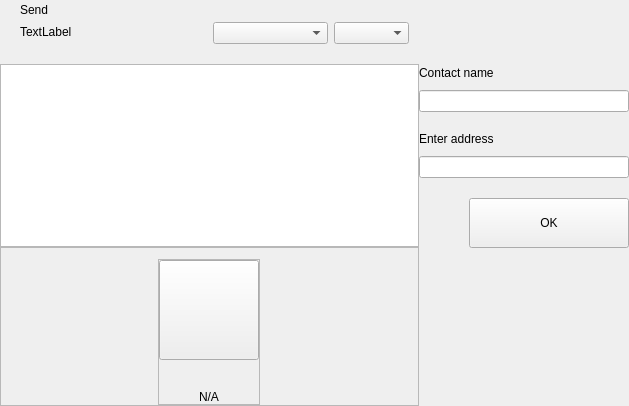
<?xml version="1.0" encoding="UTF-8"?>
<ui version="4.0">
 <class>AddressesWidget</class>
 <widget class="QWidget" name="AddressesWidget">
  <property name="geometry">
   <rect>
    <x>0</x>
    <y>0</y>
    <width>629</width>
    <height>406</height>
   </rect>
  </property>
  <property name="windowTitle">
   <string>Form</string>
  </property>
  <layout class="QHBoxLayout" name="horizontalLayout_2" stretch="2,1">
   <property name="spacing">
    <number>0</number>
   </property>
   <property name="leftMargin">
    <number>0</number>
   </property>
   <property name="topMargin">
    <number>0</number>
   </property>
   <property name="rightMargin">
    <number>0</number>
   </property>
   <property name="bottomMargin">
    <number>0</number>
   </property>
   <item>
    <widget class="QWidget" name="left" native="true">
     <layout class="QVBoxLayout" name="verticalLayout_3">
      <property name="leftMargin">
       <number>0</number>
      </property>
      <property name="topMargin">
       <number>0</number>
      </property>
      <property name="rightMargin">
       <number>0</number>
      </property>
      <property name="bottomMargin">
       <number>0</number>
      </property>
      <item>
       <layout class="QVBoxLayout" name="verticalLayout_21">
        <property name="spacing">
         <number>0</number>
        </property>
        <item>
         <layout class="QHBoxLayout" name="horizontalLayout_3">
          <property name="spacing">
           <number>0</number>
          </property>
          <property name="leftMargin">
           <number>20</number>
          </property>
          <property name="rightMargin">
           <number>10</number>
          </property>
          <item>
           <layout class="QVBoxLayout" name="verticalLayout_8">
            <property name="spacing">
             <number>5</number>
            </property>
            <item>
             <widget class="QLabel" name="labelTitle">
              <property name="text">
               <string>Send</string>
              </property>
             </widget>
            </item>
            <item alignment="Qt::AlignTop">
             <widget class="QLabel" name="labelSubtitle1">
              <property name="text">
               <string>TextLabel</string>
              </property>
             </widget>
            </item>
           </layout>
          </item>
          <item>
           <spacer name="horizontalSpacer11">
            <property name="orientation">
             <enum>Qt::Horizontal</enum>
            </property>
            <property name="sizeHint" stdset="0">
             <size>
              <width>60</width>
              <height>20</height>
             </size>
            </property>
           </spacer>
          </item>
          <item>
           <widget class="QWidget" name="sortWidget" native="true">
            <layout class="QHBoxLayout" name="horizontalLayout_6">
             <property name="leftMargin">
              <number>0</number>
             </property>
             <property name="topMargin">
              <number>22</number>
             </property>
             <property name="rightMargin">
              <number>0</number>
             </property>
             <property name="bottomMargin">
              <number>0</number>
             </property>
             <item>
              <widget class="QComboBox" name="comboBoxSort">
               <property name="sizePolicy">
                <sizepolicy hsizetype="Preferred" vsizetype="Fixed">
                 <horstretch>0</horstretch>
                 <verstretch>0</verstretch>
                </sizepolicy>
               </property>
               <property name="minimumSize">
                <size>
                 <width>115</width>
                 <height>0</height>
                </size>
               </property>
              </widget>
             </item>
             <item>
              <widget class="QComboBox" name="comboBoxSortOrder">
               <property name="sizePolicy">
                <sizepolicy hsizetype="Preferred" vsizetype="Fixed">
                 <horstretch>0</horstretch>
                 <verstretch>0</verstretch>
                </sizepolicy>
               </property>
               <property name="minimumSize">
                <size>
                 <width>75</width>
                 <height>0</height>
                </size>
               </property>
              </widget>
             </item>
            </layout>
           </widget>
          </item>
         </layout>
        </item>
        <item>
         <layout class="QVBoxLayout" name="verticalLayout_6"/>
        </item>
        <item>
         <spacer name="verticalSpacer_4">
          <property name="orientation">
           <enum>Qt::Vertical</enum>
          </property>
          <property name="sizeType">
           <enum>QSizePolicy::Fixed</enum>
          </property>
          <property name="sizeHint" stdset="0">
           <size>
            <width>20</width>
            <height>20</height>
           </size>
          </property>
         </spacer>
        </item>
        <item>
         <widget class="QListView" name="listAddresses">
          <property name="mouseTracking">
           <bool>true</bool>
          </property>
         </widget>
        </item>
        <item>
         <widget class="QFrame" name="emptyContainer">
          <property name="minimumSize">
           <size>
            <width>0</width>
            <height>100</height>
           </size>
          </property>
          <property name="frameShape">
           <enum>QFrame::StyledPanel</enum>
          </property>
          <property name="frameShadow">
           <enum>QFrame::Raised</enum>
          </property>
          <layout class="QVBoxLayout" name="verticalLayout_7" stretch="1,8">
           <property name="spacing">
            <number>0</number>
           </property>
           <property name="leftMargin">
            <number>0</number>
           </property>
           <property name="topMargin">
            <number>0</number>
           </property>
           <property name="rightMargin">
            <number>0</number>
           </property>
           <property name="bottomMargin">
            <number>0</number>
           </property>
           <item>
            <spacer name="verticalSpacer">
             <property name="orientation">
              <enum>Qt::Vertical</enum>
             </property>
             <property name="sizeHint" stdset="0">
              <size>
               <width>20</width>
               <height>20</height>
              </size>
             </property>
            </spacer>
           </item>
           <item alignment="Qt::AlignHCenter|Qt::AlignVCenter">
            <widget class="QFrame" name="emptyScreen">
             <property name="sizePolicy">
              <sizepolicy hsizetype="Expanding" vsizetype="Expanding">
               <horstretch>0</horstretch>
               <verstretch>0</verstretch>
              </sizepolicy>
             </property>
             <property name="frameShape">
              <enum>QFrame::StyledPanel</enum>
             </property>
             <property name="frameShadow">
              <enum>QFrame::Raised</enum>
             </property>
             <layout class="QVBoxLayout" name="verticalLayout">
              <property name="spacing">
               <number>30</number>
              </property>
              <property name="leftMargin">
               <number>0</number>
              </property>
              <property name="topMargin">
               <number>0</number>
              </property>
              <property name="rightMargin">
               <number>0</number>
              </property>
              <property name="bottomMargin">
               <number>0</number>
              </property>
              <item alignment="Qt::AlignHCenter|Qt::AlignVCenter">
               <widget class="QPushButton" name="pushImgEmpty">
                <property name="minimumSize">
                 <size>
                  <width>100</width>
                  <height>100</height>
                 </size>
                </property>
                <property name="maximumSize">
                 <size>
                  <width>100</width>
                  <height>100</height>
                 </size>
                </property>
                <property name="focusPolicy">
                 <enum>Qt::NoFocus</enum>
                </property>
                <property name="text">
                 <string/>
                </property>
                <property name="iconSize">
                 <size>
                  <width>100</width>
                  <height>100</height>
                 </size>
                </property>
               </widget>
              </item>
              <item alignment="Qt::AlignHCenter|Qt::AlignVCenter">
               <widget class="QLabel" name="labelEmpty">
                <property name="styleSheet">
                 <string notr="true"/>
                </property>
                <property name="text">
                 <string>N/A</string>
                </property>
                <property name="alignment">
                 <set>Qt::AlignCenter</set>
                </property>
               </widget>
              </item>
             </layout>
            </widget>
           </item>
          </layout>
         </widget>
        </item>
       </layout>
      </item>
     </layout>
    </widget>
   </item>
   <item>
    <widget class="QWidget" name="right" native="true">
     <layout class="QVBoxLayout" name="verticalLayout_5">
      <property name="leftMargin">
       <number>0</number>
      </property>
      <property name="topMargin">
       <number>0</number>
      </property>
      <property name="rightMargin">
       <number>0</number>
      </property>
      <property name="bottomMargin">
       <number>0</number>
      </property>
      <item>
       <layout class="QVBoxLayout" name="verticalLayout_4">
        <property name="spacing">
         <number>6</number>
        </property>
        <item>
         <widget class="OptionButton" name="btnAddContact" native="true">
          <property name="minimumSize">
           <size>
            <width>0</width>
            <height>50</height>
           </size>
          </property>
         </widget>
        </item>
        <item>
         <widget class="QWidget" name="layoutNewContact" native="true">
          <layout class="QVBoxLayout" name="verticalLayout_71">
           <property name="spacing">
            <number>0</number>
           </property>
           <property name="leftMargin">
            <number>0</number>
           </property>
           <property name="topMargin">
            <number>10</number>
           </property>
           <property name="rightMargin">
            <number>0</number>
           </property>
           <property name="bottomMargin">
            <number>20</number>
           </property>
           <item>
            <layout class="QVBoxLayout" name="verticalLayout11">
             <property name="spacing">
              <number>10</number>
             </property>
             <item>
              <widget class="QLabel" name="labelName">
               <property name="text">
                <string>Contact name</string>
               </property>
              </widget>
             </item>
             <item>
              <widget class="QLineEdit" name="lineEditName"/>
             </item>
            </layout>
           </item>
           <item>
            <spacer name="verticalSpacer_3">
             <property name="orientation">
              <enum>Qt::Vertical</enum>
             </property>
             <property name="sizeType">
              <enum>QSizePolicy::Minimum</enum>
             </property>
             <property name="sizeHint" stdset="0">
              <size>
               <width>20</width>
               <height>20</height>
              </size>
             </property>
            </spacer>
           </item>
           <item>
            <layout class="QVBoxLayout" name="verticalLayout_2">
             <property name="spacing">
              <number>10</number>
             </property>
             <item>
              <widget class="QLabel" name="labelAddress">
               <property name="text">
                <string>Enter address</string>
               </property>
              </widget>
             </item>
             <item>
              <widget class="QLineEdit" name="lineEditAddress"/>
             </item>
            </layout>
           </item>
           <item>
            <spacer name="verticalSpacer_2">
             <property name="orientation">
              <enum>Qt::Vertical</enum>
             </property>
             <property name="sizeType">
              <enum>QSizePolicy::Fixed</enum>
             </property>
             <property name="sizeHint" stdset="0">
              <size>
               <width>20</width>
               <height>20</height>
              </size>
             </property>
            </spacer>
           </item>
           <item>
            <layout class="QHBoxLayout" name="horizontalLayout">
             <property name="spacing">
              <number>0</number>
             </property>
             <item>
              <spacer name="horizontalSpacer_3">
               <property name="orientation">
                <enum>Qt::Horizontal</enum>
               </property>
               <property name="sizeHint" stdset="0">
                <size>
                 <width>40</width>
                 <height>20</height>
                </size>
               </property>
              </spacer>
             </item>
             <item>
              <widget class="QPushButton" name="btnSave">
               <property name="minimumSize">
                <size>
                 <width>160</width>
                 <height>50</height>
                </size>
               </property>
               <property name="focusPolicy">
                <enum>Qt::NoFocus</enum>
               </property>
               <property name="text">
                <string>OK</string>
               </property>
              </widget>
             </item>
            </layout>
           </item>
          </layout>
         </widget>
        </item>
        <item>
         <spacer name="verticalSpacer_5">
          <property name="orientation">
           <enum>Qt::Vertical</enum>
          </property>
          <property name="sizeHint" stdset="0">
           <size>
            <width>20</width>
            <height>40</height>
           </size>
          </property>
         </spacer>
        </item>
       </layout>
      </item>
     </layout>
    </widget>
   </item>
  </layout>
 </widget>
 <customwidgets>
  <customwidget>
   <class>OptionButton</class>
   <extends>QWidget</extends>
   <header>qt/pctm/optionbutton.h</header>
   <container>1</container>
  </customwidget>
 </customwidgets>
 <resources/>
 <connections/>
</ui>
